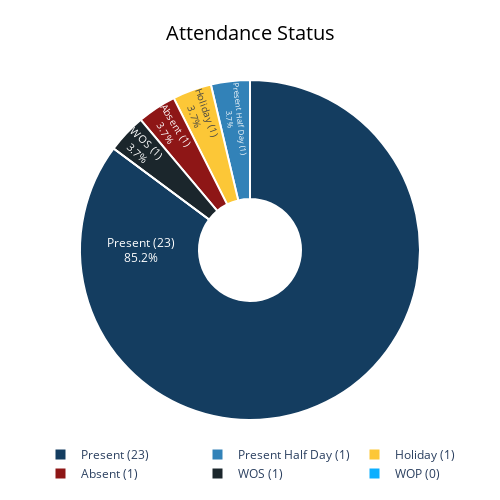

Notebook code for this chart:
### Code cell
import plotly.graph_objects as go

def create_donut_chart(employee_name, employee_dict):
    if employee_name not in employee_dict:
        print(f"Employee '{employee_name}' not found in the employee_dict.")
        return
    
    employee_data = employee_dict[employee_name]
    status = employee_data['Status']
    
    # Extract attendance status counts
    status_counts = {
        'Present': status.count('P'),
        'Present Half Day': status.count('P1/2'),
        'Holiday': status.count('HO'),
        'Absent': status.count('A'),
        'WOP': status.count('WOP'),
        'WOS': status.count('WOS')
    }
    
    # Create labels with values in brackets
    labels = [f"{key} ({value})" for key, value in status_counts.items()]
    values = list(status_counts.values())
    colors = ['#143D60', '#3282B8', '#FCC737', '#8E1616', '#0CAFFF', '#1B262C']  # Custom colors for each status
    
    fig = go.Figure(data=[go.Pie(
        labels=labels, 
        values=values, 
        hole=.3, 
        marker=dict(colors=colors, line=dict(color='white', width=2))  # Add white outlines
    )])
    fig.update_traces(textinfo='percent+label', textposition='inside', insidetextorientation='radial')
    
    fig.update_layout(
        width=500,  # Set the width of the chart
        height=500,  # Set the height of the chart
        title_text=f'Attendance Status',
        title_x=0.5,
        title_font=dict(size=20, color='black'),
        annotations=[dict(text='', x=0.5, y=0.5, font_size=20, showarrow=False)],
        margin=dict(t=80, b=20, l=12, r=12),
        showlegend=True,
        legend=dict(
            orientation="h",
            yanchor="bottom",
            y=-0.2,
            xanchor="center",
            x=0.5,
            font=dict(size=12)
        ),
        paper_bgcolor='rgba(0, 0, 0, 0)',  # Remove background color
        plot_bgcolor='rgba(0, 0, 0, 0)'  # Remove plot background color
    )
    
    return fig

# Prompt for employee name and create donut chart
employee_name_input = 'Kajal Lokhande'
create_donut_chart(employee_name_input, employee_dict)

### Figure 1 — Plotly figure (JSON) as saved in the notebook; plotly's stock layout.template omitted (floating-point values rounded to 4 significant figures)
{"data": [{"hole": 0.3, "insidetextorientation": "radial", "labels": ["Present (23)", "Present Half Day (1)", "Holiday (1)", "Absent (1)", "WOP (0)", "WOS (1)"], "marker": {"colors": ["#143D60", "#3282B8", "#FCC737", "#8E1616", "#0CAFFF", "#1B262C"], "line": {"color": "white", "width": 2}}, "textinfo": "percent+label", "textposition": "inside", "type": "pie", "values": [23, 1, 1, 1, 0, 1]}], "layout": {"annotations": [{"font": {"size": 20}, "showarrow": false, "text": "", "x": 0.5, "y": 0.5}], "height": 500, "legend": {"font": {"size": 12}, "orientation": "h", "x": 0.5, "xanchor": "center", "y": -0.2, "yanchor": "bottom"}, "margin": {"b": 20, "l": 12, "r": 12, "t": 80}, "paper_bgcolor": "rgba(0, 0, 0, 0)", "plot_bgcolor": "rgba(0, 0, 0, 0)", "showlegend": true, "title": {"font": {"color": "black", "size": 20}, "text": "Attendance Status", "x": 0.5}, "width": 500}}
